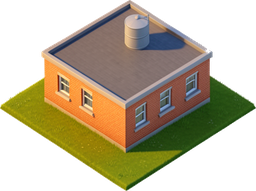
#> input picture art/b/apartment_1.png, 256 x 191 px, given as the content of the folder ../art/b/apartment_1.png, which was not available
$ python art_cutout.py ../art/b/apartment_1.png ../art/b/apartment_2.png
#> lines starting #> are read from the running program, lines starting #| are printed output that depends on the picture; after the words box and inside, x2 and y2 are one past the last pixel; in counts of white or black regions, pixels touching at a corner belong together
import sys, os, numpy as np
from PIL import Image
from scipy import ndimage
src, dst = sys.argv[1], sys.argv[2]; os.makedirs(dst, exist_ok=True)
for f in sorted(os.listdir(src)):
    if not f.endswith('.png'): continue
    im = np.array(Image.open(os.path.join(src, f)).convert('RGB')).astype(int)
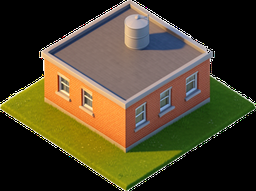
#> im: shape (191, 256, 3) int64; mean R, G, B 75.9, 66.3, 41.2
    mn, mx = im.min(2), im.max(2)
    white = (mn > 225) & (mx - mn < 24)
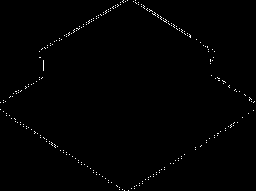
#> white: shape (191, 256) bool; 0.73% white in thin lines or dots
    lab, _ = ndimage.label(white)
#> lab: shape (191, 256) int32; 332 distinct labels, from 0 to 331
    edge = set(np.unique(np.concatenate([lab[0], lab[-1], lab[:, 0], lab[:, -1]]))) - {0}
#> edge = 7 items
    bg = np.isin(lab, list(edge))
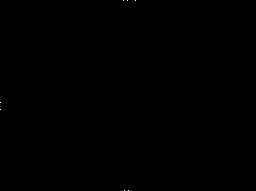
#> bg: shape (191, 256) bool; 0.01% white in thin lines or dots, all inside (x1, y1, x2, y2) = (0, 0, 136, 191)
    # drop small islands of foreground; keep the largest blob(s)
    fg = ~bg; fl, n = ndimage.label(fg)
#> after `fl, n = ndimage.label(fg)`: n = 1
    if n:
        sz = ndimage.sum(fg, fl, range(1, n + 1)); keep = [i + 1 for i, s in enumerate(sz) if s > sz.max() * .05]
#> after `sz = ndimage.sum(fg, fl, range(1, n + 1))`: sz = [48889]
#> after `keep = [i + 1 for i, s in enumerate(sz) if s > sz.max() * 0.05]`: keep = [1]
        fg = np.isin(fl, keep)
    from skimage.morphology import convex_hull_image
    r_, b_ = im[..., 0], im[..., 2]
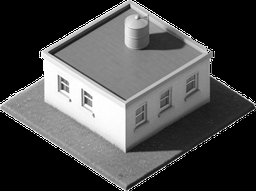
#> r_: shape (191, 256) int64; min 0, max 255, mean 75.9
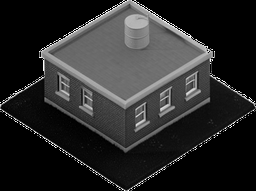
#> b_: shape (191, 256) int64; min 0, max 255, mean 41.2
    shadow = (mn > 170) & (mx - mn < 50) & (b_ >= r_ - 2)   # pale bluish cast shadows
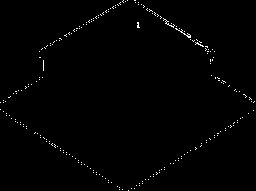
#> shadow: shape (191, 256) bool; 0.84% white in thin lines or dots
    ll, _ = ndimage.label(shadow | bg)
#> ll: shape (191, 256) int32; 325 distinct labels, from 0 to 324
    e2 = set(np.unique(np.concatenate([ll[0], ll[-1], ll[:, 0], ll[:, -1]]))) - {0}
#> e2 = 7 items
    fg = fg & ~np.isin(ll, list(e2))
    if f.startswith('bank') or f.startswith('apartment'):
        ys = np.where(fg.any(1))[0]; top = ys.min() + (ys.max() - ys.min()) * (.35 if f.startswith('bank') else .2)
#> after `ys = np.where(fg.any(1))[0]`: ys = 191 values from 0 to 190
#> after `top = ys.min() + (ys.max() - ys.min()) * (0.35 if f.startswith('bank')`: top = 38
        h = convex_hull_image(fg); h[int(top):] = False; fg = fg | h
#> after `h = convex_hull_image(fg)`: h: shape (191, 256) bool; every value is 1
#> after `h[int(top):] = False`:
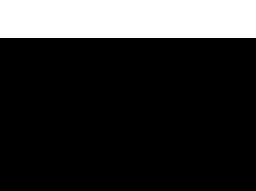
#> h: shape (191, 256) bool; 19.9% white; 1 white region, box (x1, y1, x2, y2) and area: (0, 0, 256, 38) 9728
#> after `fg = fg | h`: fg: shape (191, 256) bool; 100% white; black in thin lines or dots, all inside (x1, y1, x2, y2) = (0, 102, 129, 191)
    fg = ndimage.binary_fill_holes(fg)
    a = (fg * 255).astype(np.uint8)
    ring = fg & ndimage.binary_dilation(~fg)
#> ring: shape (191, 256) bool; 0.02% white in thin lines or dots, all inside (x1, y1, x2, y2) = (0, 101, 130, 191)
    a[ring] = np.clip((255 - mn[ring]) * 255 // 40, 60, 255)
    rgba = np.dstack([im.astype(np.uint8), a])
    ys, xs = np.where(a > 20); y0, y1, x0, x1 = ys.min(), ys.max() + 1, xs.min(), xs.max() + 1
#> after `y0, y1, x0, x1 = (ys.min(), ys.max() + 1, xs.min(), xs.max() + 1)`: y0 = 0; y1 = 191; x0 = 0; x1 = 256
    out = Image.fromarray(rgba[y0:y1, x0:x1], 'RGBA')
    s = min(1, 256 / out.width); out = out.resize((round(out.width * s), round(out.height * s)), Image.LANCZOS)
#> after `s = min(1, 256 / out.width)`: s = 1
    out.save(os.path.join(dst, f), optimize=True); print(f, out.size, os.path.getsize(os.path.join(dst, f)))
#| apartment_1.png (256, 191) 62298
